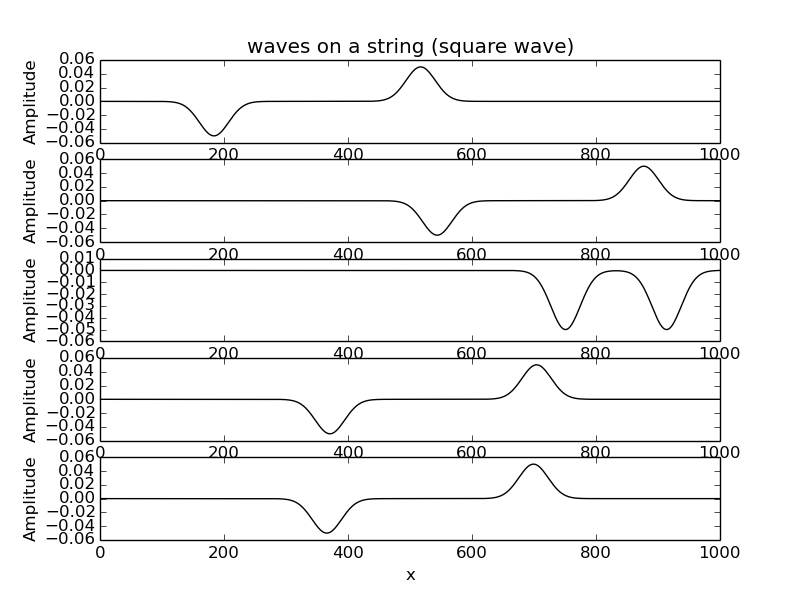

Write Python code to recreate this figure.
from math import*
from matplotlib.pyplot import*


y1=[]
for i in range(1000):
    y1.append(0.1*exp(-(0.03*i-5)**2)) #this represents a Gaussian wave packet;you can change the form of initial wave packet as you like


y2=[]
for i in range(1000):
    y2.append(0.1*exp(-(0.03*i-5)**2))
    
y3=[]
for i in range(1000):
    y3.append(0.1*exp(-(0.03*i-5)**2))
    
x=[]
for i in range(1000):
    x.append(i)
X=[];Y=[]

def calcu(t):
    for i in range(t):
        for j in range(1,999):
            y3[j]=-y1[j]+y2[j+1]+y2[j-1]
        for k in range(1000):
            y1[k]=y2[k]
            y2[k]=y3[k]
    X.append(x);Y.append(y3)

calcu(350)
p1=subplot(511)
p1.plot(X[0],Y[0],'k')
p1.set_title('waves on a string (square wave)')
p1.set_ylabel('Amplitude')

calcu(360)
p2=subplot(512)
p2.plot(X[1],Y[1],'k')
p2.set_ylabel('Amplitude')

calcu(370)
p3=subplot(513)
p3.plot(X[2],Y[2],'k')
p3.set_ylabel('Amplitude')

calcu(380)
p4=subplot(514)
p4.plot(X[3],Y[3],'k')
p4.set_ylabel('Amplitude')

calcu(5)
p5=subplot(515)
p5.plot(X[4],Y[4],'k')
p5.set_xlabel('x')
p5.set_ylabel('Amplitude')
savefig("14.3.png")
show()

